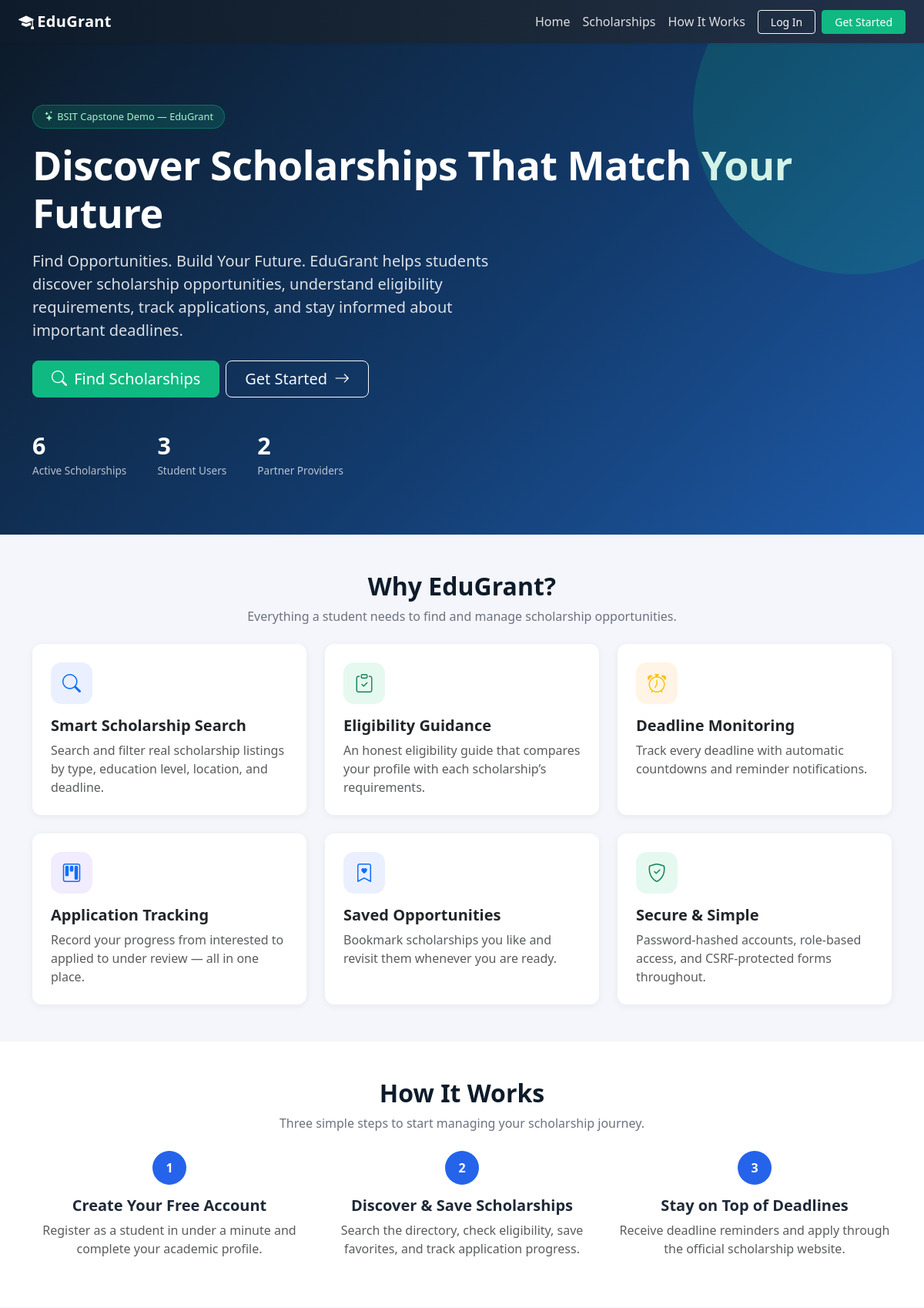
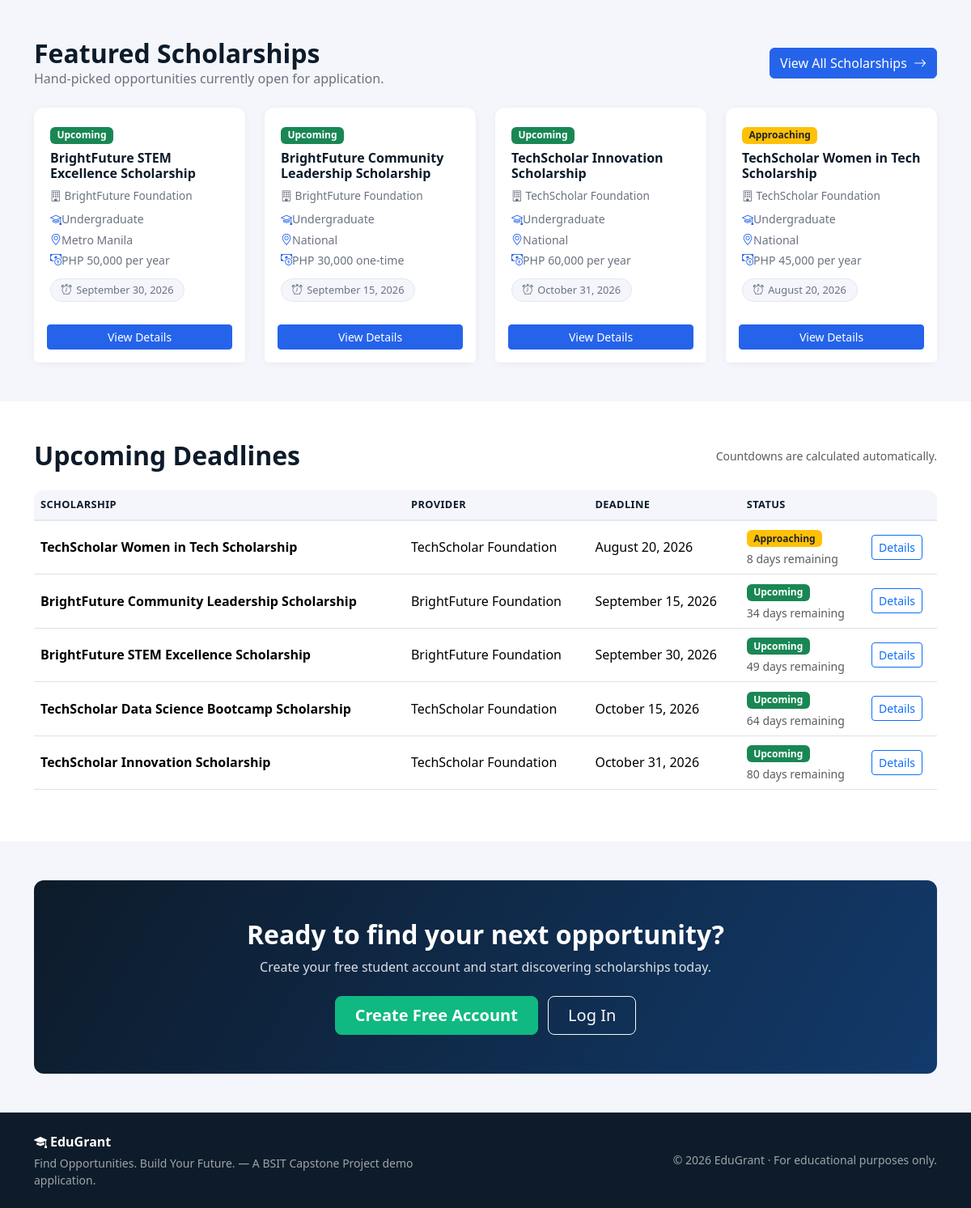
The page / on the database its author committed (2 pictures, top to bottom).
### tables this page shows
CREATE TABLE `scholarships` (
  `id` INT UNSIGNED NOT NULL AUTO_INCREMENT,
  `provider_id` INT UNSIGNED NOT NULL,
  `title` VARCHAR(255) NOT NULL,
  `description` TEXT NOT NULL,
  `scholarship_type` VARCHAR(100) DEFAULT NULL,
  `education_level` VARCHAR(100) DEFAULT NULL,
  `location` VARCHAR(190) DEFAULT NULL,
  `amount` VARCHAR(100) DEFAULT NULL,
  `benefits` TEXT DEFAULT NULL,
  `eligibility_summary` TEXT DEFAULT NULL,
  `deadline` DATE DEFAULT NULL,
  `official_url` VARCHAR(255) DEFAULT NULL,
  `status` ENUM('draft','pending','approved','rejected','expired') NOT NULL DEFAULT 'draft',
  `rejection_reason` TEXT DEFAULT NULL,
  `created_at` DATETIME NOT NULL DEFAULT CURRENT_TIMESTAMP,
  `updated_at` DATETIME NOT NULL DEFAULT CURRENT_TIMESTAMP ON UPDATE CURRENT_TIMESTAMP,
  PRIMARY KEY (`id`),
  KEY `idx_scholarships_provider` (`provider_id`),
  KEY `idx_scholarships_status` (`status`),
  KEY `idx_scholarships_deadline` (`deadline`),
  CONSTRAINT `fk_scholarships_provider` FOREIGN KEY (`provider_id`)
    REFERENCES `provider_profiles` (`id`) ON DELETE CASCADE ON UPDATE CASCADE
);

CREATE TABLE `provider_profiles` (
  `id` INT UNSIGNED NOT NULL AUTO_INCREMENT,
  `user_id` INT UNSIGNED NOT NULL,
  `organization_name` VARCHAR(190) NOT NULL,
  `description` TEXT DEFAULT NULL,
  `contact_person` VARCHAR(150) DEFAULT NULL,
  `contact_number` VARCHAR(30) DEFAULT NULL,
  `address` VARCHAR(255) DEFAULT NULL,
  `website` VARCHAR(255) DEFAULT NULL,
  `verification_status` ENUM('pending','verified','rejected') NOT NULL DEFAULT 'pending',
  `created_at` DATETIME NOT NULL DEFAULT CURRENT_TIMESTAMP,
  `updated_at` DATETIME NOT NULL DEFAULT CURRENT_TIMESTAMP ON UPDATE CURRENT_TIMESTAMP,
  PRIMARY KEY (`id`),
  UNIQUE KEY `uq_provider_profile_user` (`user_id`),
  CONSTRAINT `fk_provider_profiles_user` FOREIGN KEY (`user_id`)
    REFERENCES `users` (`id`) ON DELETE CASCADE ON UPDATE CASCADE
);

### includes/functions.php (called while the page is built, shortened)
<?php
function url(string $path = ''): string
{
    return BASE_URL . '/' . ltrim($path, '/');
}
function e(?string $value): string
{
    return htmlspecialchars((string)$value, ENT_QUOTES, 'UTF-8');
}
function getDeadlineState(?string $deadline): array
{
    $ts        = strtotime($deadline);
    $today     = strtotime(date('Y-m-d'));
    $days      = (int)round(($ts - $today) / 86400);
    if ($days <= 0) {
        $label = 'Expired';
        $badge = 'dark';
        $expired = true;
    } elseif ($days <= 7) {
        $label = 'Urgent';
        $badge = 'danger';
        $expired = false;
    } elseif ($days <= 30) {
        $label = 'Approaching';
        $badge = 'warning text-dark';
        $expired = false;
    } else {
        $label = 'Upcoming';
        $badge = 'success';
        $expired = false;
    }
    return [
        'days_remaining' => $days,
        'label'          => $label,
        'badge'          => $badge,
        'deadline'       => date('F j, Y', $ts),
        'expired'        => $expired,
    ];
}

### includes/auth.php (called while the page is built, shortened)
<?php
require_once __DIR__ . '/functions.php';
function isLoggedIn(): bool
{
    return isset($_SESSION['user_id']);
}

### index.php (the view, shortened to what this page needs)
<?php
require_once __DIR__ . '/includes/functions.php';
require_once __DIR__ . '/includes/auth.php';
$pdo = db();
$totalScholarships = (int)$pdo->query("SELECT COUNT(*) FROM scholarships WHERE status='approved' AND (deadline IS NULL OR deadline >= CURDATE())")->fetchColumn();
$totalStudents     = (int)$pdo->query("SELECT COUNT(*) FROM users WHERE role='student'")->fetchColumn();
$totalProviders    = (int)$pdo->query("SELECT COUNT(*) FROM users WHERE role='provider'")->fetchColumn();
$featuredStmt = $pdo->query(
    "SELECT s.*, p.organization_name
     FROM scholarships s
     JOIN provider_profiles p ON p.id = s.provider_id
     WHERE s.status = 'approved' AND (s.deadline IS NULL OR s.deadline >= CURDATE())
     ORDER BY s.created_at DESC
     LIMIT 4"
);
$featured = $featuredStmt->fetchAll();
$deadlineStmt = $pdo->query(
    "SELECT s.*, p.organization_name
     FROM scholarships s
     JOIN provider_profiles p ON p.id = s.provider_id
     WHERE s.status = 'approved' AND s.deadline IS NOT NULL AND s.deadline >= CURDATE()
     ORDER BY s.deadline ASC
     LIMIT 5"
);
$upcomingDeadlines = $deadlineStmt->fetchAll();
include BASE_PATH . '/includes/header.php';
?>
<section class="hero-section">
    <div class="container position-relative">
        <span class="hero-badge"><i class="bi bi-stars me-1"></i>BSIT Capstone Demo — <?php echo e(APP_NAME); ?></span>
        <h1>Discover Scholarships That Match Your Future</h1>
        <p class="lead mt-3">
            <?php echo e(APP_TAGLINE); ?> EduGrant helps students discover scholarship opportunities,
            understand eligibility requirements, track applications, and stay informed about important deadlines.
        </p>
        <div class="mt-4 d-flex flex-wrap gap-2">
            <?php if (isLoggedIn()): ?>
                <a class="btn btn-accent btn-lg px-4" href="<?php echo url(getCurrentUser()['role'] . '/dashboard.php'); ?>">
                    <i class="bi bi-speedometer2 me-1"></i> Go to Dashboard
                </a>
            <?php else: ?>
                <a class="btn btn-accent btn-lg px-4" href="<?php echo url('student/scholarships.php'); ?>">
                    <i class="bi bi-search me-1"></i> Find Scholarships
                </a>
                <a class="btn btn-outline-light btn-lg px-4" href="<?php echo url('register.php'); ?>">
                    Get Started <i class="bi bi-arrow-right ms-1"></i>
                </a>
            <?php endif; ?>
        </div>
        <div class="hero-stats">
            <div><div class="num"><?php echo $totalScholarships; ?></div><div class="lbl">Active Scholarships</div></div>
            <div><div class="num"><?php echo $totalStudents; ?></div><div class="lbl">Student Users</div></div>
            <div><div class="num"><?php echo $totalProviders; ?></div><div class="lbl">Partner Providers</div></div>
        </div>
    </div>
</section>
<section id="why" class="py-5">
    <div class="container">
        <div class="text-center mb-4">
            <h2 class="section-title">Why <?php echo e(APP_NAME); ?>?</h2>
            <p class="section-sub">Everything a student needs to find and manage scholarship opportunities.</p>
        </div>
        <div class="row g-4">
            <div class="col-md-4">
                <div class="card feature-card p-4">
                    <div class="feature-icon bg-blue-soft"><i class="bi bi-search text-primary"></i></div>
                    <h5 class="fw-bold">Smart Scholarship Search</h5>
                    <p class="text-muted mb-0">Search and filter real scholarship listings by type, education level, location, and deadline.</p>
                </div>
            </div>
            <div class="col-md-4">
                <div class="card feature-card p-4">
                    <div class="feature-icon bg-green-soft"><i class="bi bi-clipboard-check text-success"></i></div>
                    <h5 class="fw-bold">Eligibility Guidance</h5>
                    <p class="text-muted mb-0">An honest eligibility guide that compares your profile with each scholarship&rsquo;s requirements.</p>
                </div>
            </div>
            <div class="col-md-4">
                <div class="card feature-card p-4">
                    <div class="feature-icon bg-orange-soft"><i class="bi bi-alarm text-warning"></i></div>
                    <h5 class="fw-bold">Deadline Monitoring</h5>
                    <p class="text-muted mb-0">Track every deadline with automatic countdowns and reminder notifications.</p>
                </div>
            </div>
            <div class="col-md-4">
                <div class="card feature-card p-4">
                    <div class="feature-icon bg-purple-soft"><i class="bi bi-kanban text-primary"></i></div>
                    <h5 class="fw-bold">Application Tracking</h5>
                    <p class="text-muted mb-0">Record your progress from interested to applied to under review — all in one place.</p>
                </div>
            </div>
            <div class="col-md-4">
                <div class="card feature-card p-4">
                    <div class="feature-icon bg-blue-soft"><i class="bi bi-bookmark-heart text-primary"></i></div>
                    <h5 class="fw-bold">Saved Opportunities</h5>
                    <p class="text-muted mb-0">Bookmark scholarships you like and revisit them whenever you are ready.</p>
                </div>
            </div>
            <div class="col-md-4">
                <div class="card feature-card p-4">
                    <div class="feature-icon bg-green-soft"><i class="bi bi-shield-check text-success"></i></div>
                    <h5 class="fw-bold">Secure &amp; Simple</h5>
                    <p class="text-muted mb-0">Password-hashed accounts, role-based access, and CSRF-protected forms throughout.</p>
                </div>
            </div>
        </div>
    </div>
</section>
<section id="how" class="py-5" style="background:#fff;">
    <div class="container">
        <div class="text-center mb-4">
            <h2 class="section-title">How It Works</h2>
            <p class="section-sub">Three simple steps to start managing your scholarship journey.</p>
        </div>
        <div class="row g-4">
            <div class="col-md-4 text-center">
                <div class="step-number mx-auto">1</div>
                <h5 class="fw-bold">Create Your Free Account</h5>
                <p class="text-muted">Register as a student in under a minute and complete your academic profile.</p>
            </div>
            <div class="col-md-4 text-center">
                <div class="step-number mx-auto">2</div>
                <h5 class="fw-bold">Discover &amp; Save Scholarships</h5>
                <p class="text-muted">Search the directory, check eligibility, save favorites, and track application progress.</p>
            </div>
            <div class="col-md-4 text-center">
                <div class="step-number mx-auto">3</div>
                <h5 class="fw-bold">Stay on Top of Deadlines</h5>
                <p class="text-muted">Receive deadline reminders and apply through the official scholarship website.</p>
            </div>
        </div>
    </div>
</section>
<section id="scholarships" class="py-5">
    <div class="container">
        <div class="d-flex justify-content-between align-items-center mb-4 flex-wrap gap-2">
            <div>
                <h2 class="section-title mb-0">Featured Scholarships</h2>
                <p class="section-sub mb-0">Hand-picked opportunities currently open for application.</p>
            </div>
            <a class="btn btn-primary-soft" href="<?php echo url('student/scholarships.php'); ?>">View All Scholarships <i class="bi bi-arrow-right ms-1"></i></a>
        </div>
        <?php if (empty($featured)): ?>
            <div class="empty-state card">
                <i class="bi bi-inbox"></i>
                <p class="mt-2">No active scholarships available right now.</p>
            </div>
        <?php else: ?>
            <div class="row g-4">
                <?php foreach ($featured as $s): $dl = getDeadlineState($s['deadline']); ?>
                    <div class="col-md-6 col-lg-3">
                        <div class="card scholar-card h-100">
                            <div class="card-body">
                                <span class="badge badge-status bg-<?php echo e($dl['badge']); ?> mb-2"><?php echo e($dl['label']); ?></span>
                                <h6 class="scholar-title"><?php echo e($s['title']); ?></h6>
                                <div class="provider-name mb-2"><i class="bi bi-building me-1"></i><?php echo e($s['organization_name']); ?></div>
                                <div class="meta-row mb-1"><i class="bi bi-mortarboard"></i><?php echo e($s['education_level'] ?: 'All levels'); ?></div>
                                <div class="meta-row mb-1"><i class="bi bi-geo-alt"></i><?php echo e($s['location'] ?: 'N/A'); ?></div>
                                <div class="meta-row mb-1"><i class="bi bi-cash-coin"></i><?php echo e($s['amount'] ?: 'Varies'); ?></div>
                                <div class="deadline-chip mt-2"><i class="bi bi-alarm"></i><?php echo e($dl['deadline']); ?></div>
                            </div>
                            <div class="card-footer bg-white border-0 pb-3">
                                <a class="btn btn-primary-soft btn-sm w-100" href="<?php echo url('student/scholarship-details.php?id=' . $s['id']); ?>">View Details</a>
                            </div>
                        </div>
                    </div>
                <?php endforeach; ?>
            </div>
        <?php endif; ?>
    </div>
</section>
<section class="py-5" style="background:#fff;">
    <div class="container">
        <div class="d-flex justify-content-between align-items-center mb-4">
            <h2 class="section-title mb-0">Upcoming Deadlines</h2>
            <span class="text-muted small">Countdowns are calculated automatically.</span>
        </div>
        <div class="table-responsive">
            <table class="table align-middle">
                <thead>
                    <tr>
                        <th>Scholarship</th>
                        <th>Provider</th>
                        <th>Deadline</th>
                        <th>Status</th>
                        <th></th>
                    </tr>
                </thead>
                <tbody>
                    <?php if (empty($upcomingDeadlines)): ?>
                        <tr><td colspan="5" class="text-center text-muted py-4">No upcoming deadlines right now.</td></tr>
                    <?php else: ?>
                        <?php foreach ($upcomingDeadlines as $s): $dl = getDeadlineState($s['deadline']); ?>
                            <tr>
                                <td class="fw-semibold"><?php echo e($s['title']); ?></td>
                                <td><?php echo e($s['organization_name']); ?></td>
                                <td><?php echo e($dl['deadline']); ?></td>
                                <td>
                                    <span class="badge badge-status bg-<?php echo e($dl['badge']); ?>"><?php echo e($dl['label']); ?></span>
                                    <div class="small text-muted mt-1"><?php echo $dl['days_remaining'] >= 0 ? $dl['days_remaining'] . ' days remaining' : 'Closed'; ?></div>
                                </td>
                                <td><a class="btn btn-sm btn-outline-primary" href="<?php echo url('student/scholarship-details.php?id=' . $s['id']); ?>">Details</a></td>
                            </tr>
                        <?php endforeach; ?>
                    <?php endif; ?>
                </tbody>
            </table>
        </div>
    </div>
</section>
<section class="py-5">
    <div class="container">
        <div class="cta-band text-center">
            <h2 class="fw-bold mb-2">Ready to find your next opportunity?</h2>
            <p class="mb-4" style="color:rgba(255,255,255,.85);">Create your free student account and start discovering scholarships today.</p>
            <?php if (isLoggedIn()): ?>
                <a class="btn btn-accent btn-lg px-4" href="<?php echo url(getCurrentUser()['role'] . '/dashboard.php'); ?>">Go to My Dashboard</a>
            <?php else: ?>
                <a class="btn btn-accent btn-lg px-4" href="<?php echo url('register.php'); ?>">Create Free Account</a>
                <a class="btn btn-outline-light btn-lg px-4 ms-2" href="<?php echo url('login.php'); ?>">Log In</a>
            <?php endif; ?>
        </div>
    </div>
</section>
<?php include BASE_PATH . '/includes/footer.php'; ?>

### rows shown on the page
scholarships: deadline "Upcoming", title "BrightFuture STEM Excellence Scholarship", provider.organization_name "BrightFuture Foundation", education_level "Undergraduate", location "Metro Manila", amount "PHP 50,000 per year", deadline "September 30, 2026", deadline "49"
scholarships: deadline "Upcoming", title "BrightFuture Community Leadership Scholarship", provider.organization_name "BrightFuture Foundation", education_level "Undergraduate", location "National", amount "PHP 30,000 one-time", deadline "September 15, 2026", deadline "34"
scholarships: deadline "Upcoming", title "TechScholar Innovation Scholarship", provider.organization_name "TechScholar Foundation", education_level "Undergraduate", location "National", amount "PHP 60,000 per year", deadline "October 31, 2026", deadline "80"
scholarships: deadline "Approaching", title "TechScholar Women in Tech Scholarship", provider.organization_name "TechScholar Foundation", education_level "Undergraduate", location "National", amount "PHP 45,000 per year", deadline "August 20, 2026", deadline "8"
scholarships: title "TechScholar Data Science Bootcamp Scholarship", provider.organization_name "TechScholar Foundation", deadline "October 15, 2026", deadline "Upcoming", deadline "64"

### other values the page prints
APP_NAME "EduGrant"
APP_TAGLINE "Find Opportunities. Build Your Future."
$totalScholarships "6"
$totalStudents "3"
$totalProviders "2"
